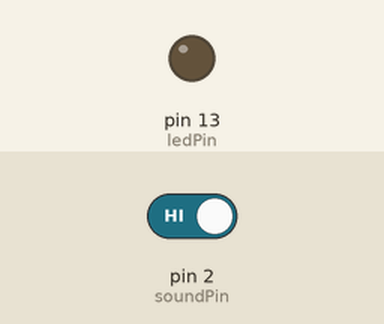
Bench run of a sketch on a simulated Arduino Uno, built with avr-gcc and run on an emulated ATmega328P. Parts: output pins drawn as LEDs (lit = HIGH). Inputs (shaded band) come from the test bench; at power-on: pin 2 (soundPin) HIGH.

Above: at 1.2 s.
1.3 s: pin 2 (soundPin) driven LOW
At 1.7 s:
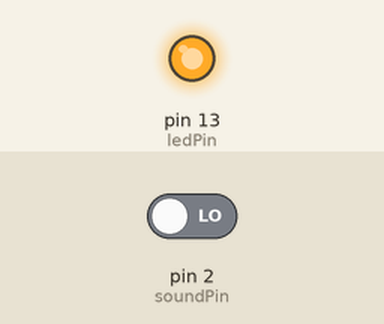
2.8 s: pin 2 (soundPin) driven HIGH
At 5.2 s:
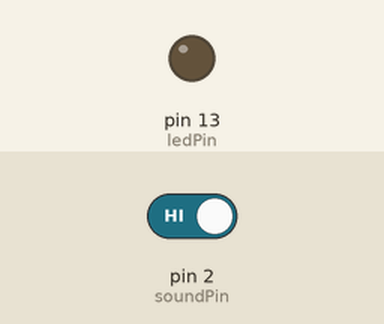
Timing chart, 0 to 6.7 s (numbered marks = the images above; inputs shaded):
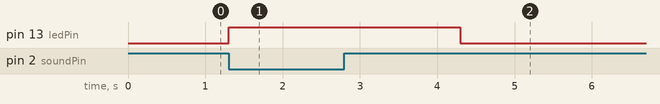

Measured:
- after the input at 1.3 s, pin 13 (ledPin): LOW → HIGH at once
- after the input at 2.8 s, pin 13 (ledPin): HIGH → LOW after 1.5 s

The sketch:

_17.Sound_Sensor_test.ino
```cpp
//Sound Sensor test

int soundPin = 2;
int ledPin = 13;

void setup()
{
  pinMode(ledPin, OUTPUT);
}

void loop()
{
  if (digitalRead(soundPin) == LOW) {
    digitalWrite(ledPin, HIGH);
    delay(3000);
  } else
    digitalWrite(ledPin, LOW);
}
```
